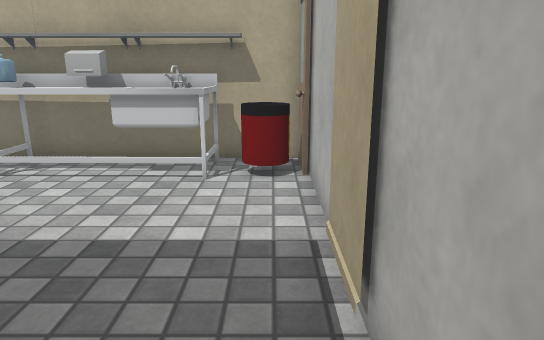
View 1 (above)

15 first-person views from a walk through a scene from a Unity 3-D project. The camera is 1.2 m above the floor, tilts 14° down and sees 70° across. The floor is counted in squares, 0.5 m on a side. Each view is taken from the middle of a square. On the plan, view 1 faces up. The plan holds only what a view shows up to about 20 squares ahead; the rest is blank. The place goes on beyond the plan. The player character is not drawn. Some surface patterns are stand-ins.

View 2
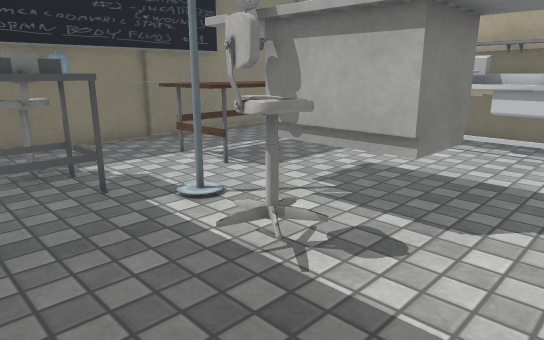

View 3
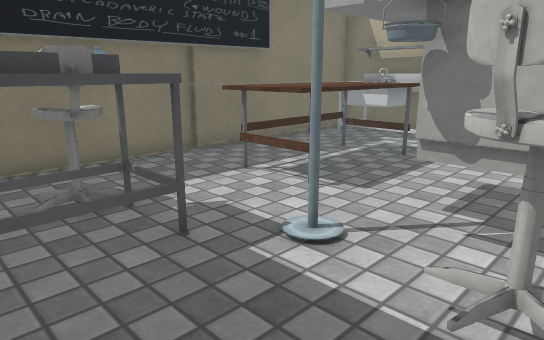

View 4
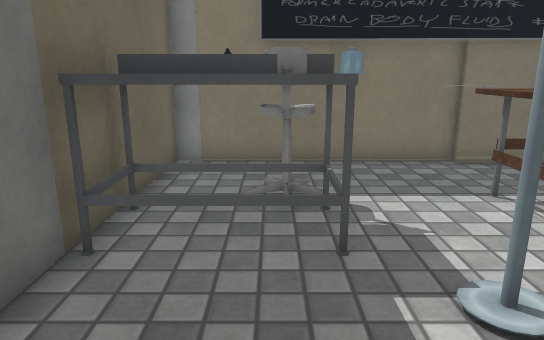

View 5
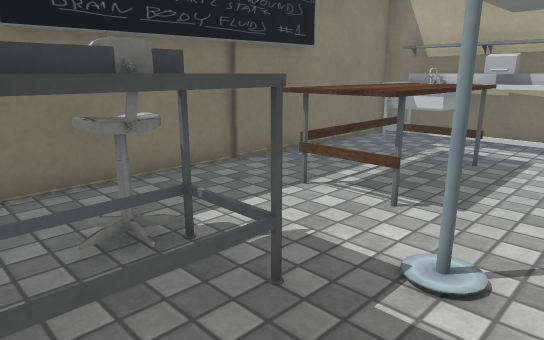

View 6
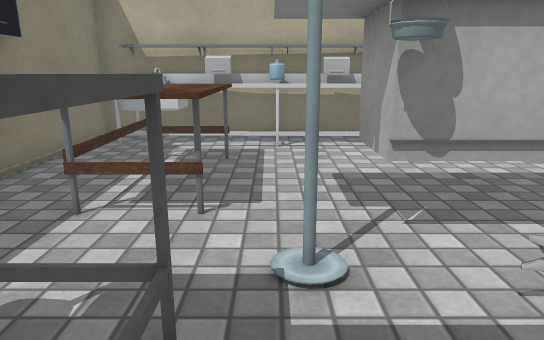

View 7
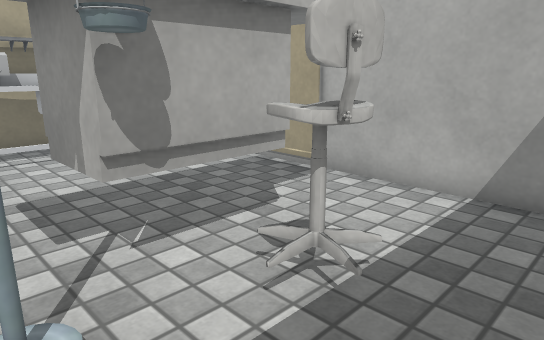

View 8
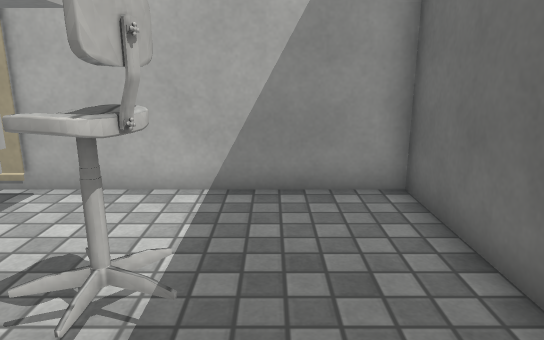

View 9
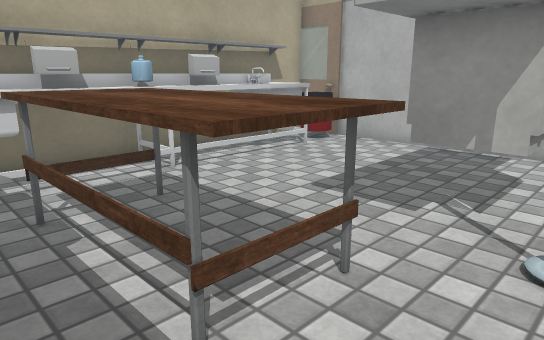

View 10
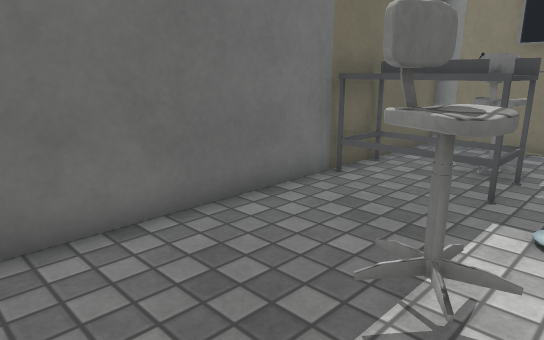

View 11
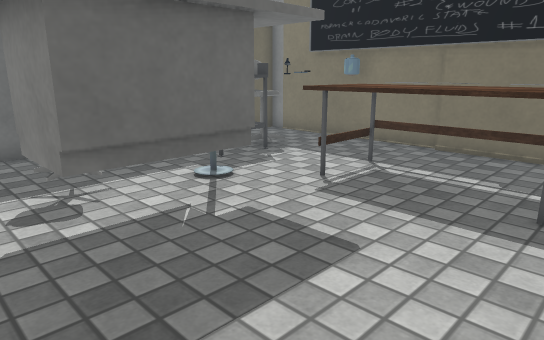

View 12
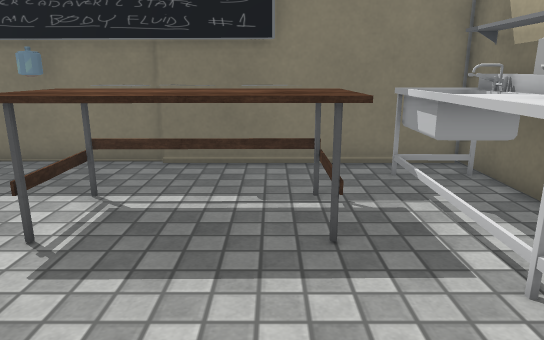

View 13
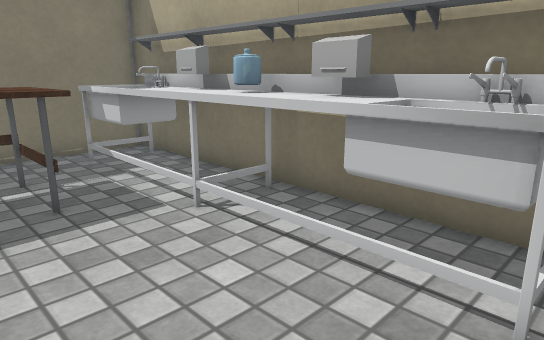

View 14
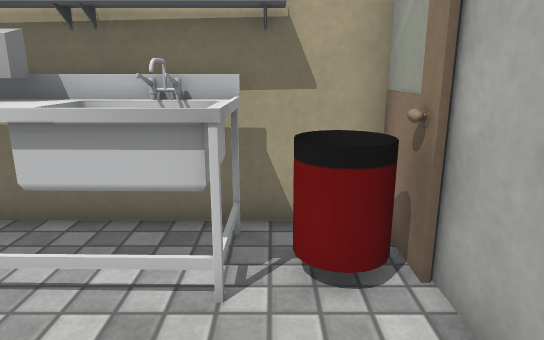

View 15
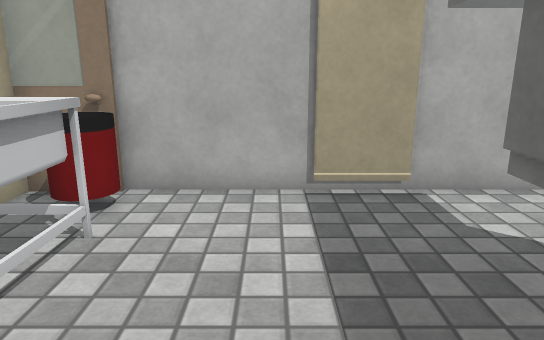

### Floor plan
Key: @ floor where view 1 was taken; # wall or solid block; . floor; O other object.
Columns run from 14 left of view 1 to 1 right of it. Each row starts with its distance up from view 1.
 11 ##OO#OO#OO#OO###
 10 ##OOOOOOOOOOOOO#
  9 ##OOOOOOOOOOOOO#
  8 ##.............#
  7 ##.OOOO........#
  6 ##OOOOO........#
  5 ##OOOOO........#
  4 ##OOOOO........#
  3 #OOOOOOOOOOOOO.#
  2 #OOOOOOOOO  OO.#
  1 #O.....OOOOOOO.#
  0 #O.......OOO..@#
 -1 #OOOOOO...OO...#
 -2 # OOO O........#
 -3 #O..O O........#
 -4 #...OOO........#
 -5 ################

Positions as (right, up) in squares from view 1, and headings:
1: (0, 0), facing up
2: (0, -4), facing up-left
3: (-3, -4), facing up-left
4: (-3, -2), facing left
5: (-5, -4), facing up-left
6: (-7, -4), facing up
7: (-7, -3), facing up-right
8: (-7, -2), facing right
9: (-12, 0), facing up-right
10: (0, 1), facing down-left
11: (-1, 8), facing down-left
12: (-3, 6), facing left
13: (-1, 5), facing up-left
14: (-1, 5), facing up
15: (-7, 6), facing right
